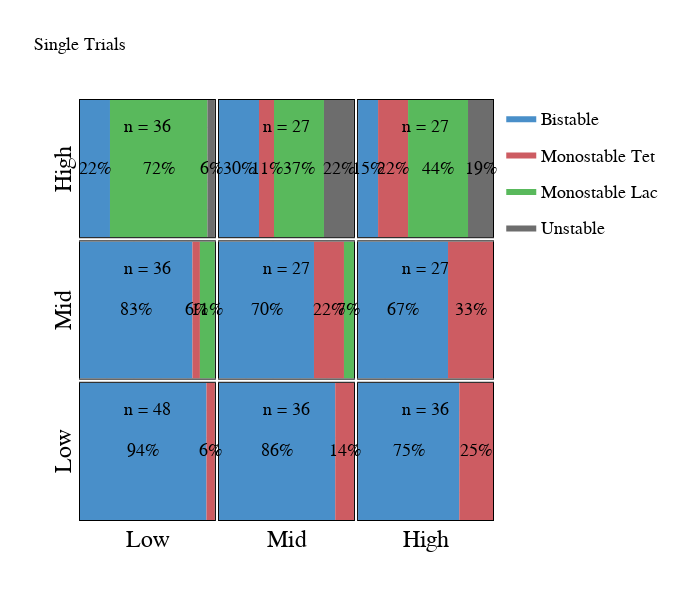
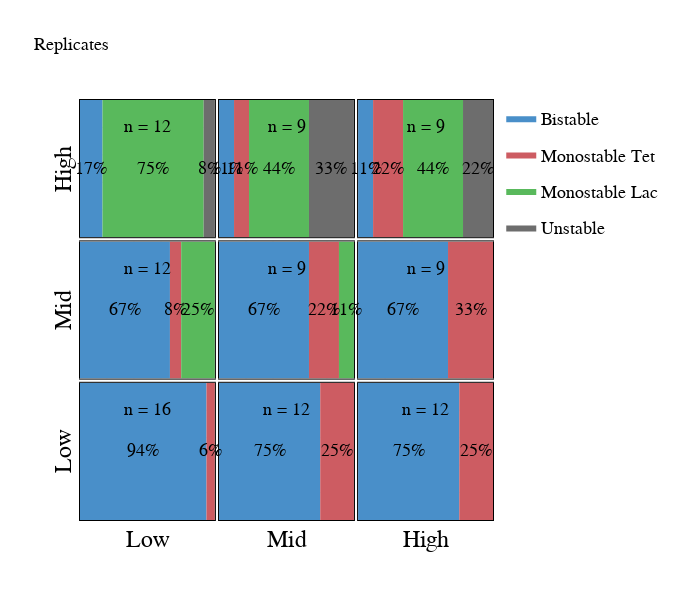

Source (notebook cell) for these figures, in order:
### Code cell
bistability_dfs = [st_bistability_df, rep_bistability_df]
titles = ['Single Trials', 'Replicates']

for n,bistability_df in enumerate(bistability_dfs):
    fig = make_subplots(rows=3, cols=3, horizontal_spacing=0.01, vertical_spacing=0.01)
    
    for i, lac_deg in enumerate(['Low', 'Mid', 'High']):
        for j, tet_deg in enumerate(['Low', 'Mid', 'High']):
            
            temp_df = bistability_df[bistability_df.index.get_level_values(0).map(lambda x:(gfp_df.loc[x[:2]]['deg_class'], 
                                                                                            mche_df.loc[x[2:]]['deg_class']))==(lac_deg, tet_deg)]
            temp_dict = {stability:(temp_df['stability']==stability).sum() for stability in stabilities}
            cumulative = np.cumsum([temp_dict[key]/len(temp_df) for key in temp_dict])

            if i==0 and j==0:
                showlegend = True
            else:
                showlegend = False

            for k, stability in enumerate(stabilities):
                fig.add_trace(go.Scatter(y=np.linspace(0,1,10), x=[cumulative[k]]*10,
                                         mode='lines', line=dict(width=0), 
                                         name=legend_dict[stability], showlegend=showlegend, legendgroup=stability,
                                         fillcolor=stability_colors[stability], fill='tonextx'),
                              row=3-j, col=i+1)

                if temp_dict[stability]!=0:
                    fig.add_annotation(x=(cumulative - np.diff(cumulative, prepend=0)/2)[k], y=0.5,
                                       text=str(int(np.round(temp_dict[stability]*100/len(temp_df), decimals=0)))+'%',
                                       showarrow=False, row=3-int(j), col=int(i)+1)
            fig.add_annotation(x=0.5, y=0.8, text='n = '+str(len(temp_df)), showarrow=False,row=3-j, col=i+1)

            if i==0:
                fig.update_yaxes(title=tet_deg, row=3-j, col=i+1)
            if j==0:
                fig.update_xaxes(title=lac_deg, row=3-j, col=i+1)

    fig.update_layout(width=675, height=600, legend_font=font_defaults, title=titles[n], title_font=font_defaults)
    fig.update_xaxes({**axis_defaults, 
                      **dict(title_standoff=10, titlefont=dict(family='Myriad Pro', size=24, color='black'),
                             showticklabels=False, range=(0,1), ticklen=0)}) 
    fig.update_yaxes({**axis_defaults, 
                      **dict(title_standoff=0, titlefont=dict(family='Myriad Pro', size=24, color='black'),
                             showticklabels=False, range=(0,1), ticklen=0)})
    fig.update_annotations(font=font_defaults)
    plot(fig)
    
    if n==0:
        pio.write_image(fig,"figures\Robustness_RateBins_SingleTrials.svg",format='svg')
    if n==1:
        pio.write_image(fig,"figures\Robustness_RateBins_Replicates.svg",format='svg')
